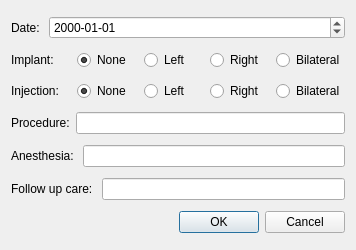
<?xml version="1.0" encoding="UTF-8"?>
<ui version="4.0">
 <class>SurgeryDialog</class>
 <widget class="QDialog" name="SurgeryDialog">
  <property name="geometry">
   <rect>
    <x>0</x>
    <y>0</y>
    <width>356</width>
    <height>250</height>
   </rect>
  </property>
  <property name="windowTitle">
   <string>Add Surgery</string>
  </property>
  <layout class="QVBoxLayout" name="verticalLayout">
   <item>
    <layout class="QHBoxLayout" name="dateHorizontalLayout">
     <item>
      <widget class="QLabel" name="dateLabel">
       <property name="text">
        <string>Date: </string>
       </property>
      </widget>
     </item>
     <item>
      <widget class="QDateEdit" name="dateEdit">
       <property name="sizePolicy">
        <sizepolicy hsizetype="Minimum" vsizetype="Fixed">
         <horstretch>1</horstretch>
         <verstretch>0</verstretch>
        </sizepolicy>
       </property>
       <property name="displayFormat">
        <string>yyyy-MM-dd</string>
       </property>
      </widget>
     </item>
    </layout>
   </item>
   <item>
    <layout class="QHBoxLayout" name="implantHorizontalLayout">
     <item>
      <widget class="QLabel" name="implantLabel">
       <property name="minimumSize">
        <size>
         <width>58</width>
         <height>0</height>
        </size>
       </property>
       <property name="text">
        <string>Implant: </string>
       </property>
      </widget>
     </item>
     <item>
      <widget class="QRadioButton" name="noneImplantRadioButton">
       <property name="text">
        <string>None</string>
       </property>
       <property name="checked">
        <bool>true</bool>
       </property>
       <attribute name="buttonGroup">
        <string notr="true">implantButtonGroup</string>
       </attribute>
      </widget>
     </item>
     <item>
      <widget class="QRadioButton" name="leftImplantRadioButton">
       <property name="text">
        <string>Left</string>
       </property>
       <attribute name="buttonGroup">
        <string notr="true">implantButtonGroup</string>
       </attribute>
      </widget>
     </item>
     <item>
      <widget class="QRadioButton" name="rightImplantRadioButton">
       <property name="text">
        <string>Right</string>
       </property>
       <attribute name="buttonGroup">
        <string notr="true">implantButtonGroup</string>
       </attribute>
      </widget>
     </item>
     <item>
      <widget class="QRadioButton" name="bilatImplantRadioButton">
       <property name="text">
        <string>Bilateral</string>
       </property>
       <attribute name="buttonGroup">
        <string notr="true">implantButtonGroup</string>
       </attribute>
      </widget>
     </item>
    </layout>
   </item>
   <item>
    <layout class="QHBoxLayout" name="injectionHorizontalLayout">
     <item>
      <widget class="QLabel" name="injectionLabel">
       <property name="sizePolicy">
        <sizepolicy hsizetype="Preferred" vsizetype="Preferred">
         <horstretch>0</horstretch>
         <verstretch>0</verstretch>
        </sizepolicy>
       </property>
       <property name="minimumSize">
        <size>
         <width>58</width>
         <height>0</height>
        </size>
       </property>
       <property name="text">
        <string>Injection: </string>
       </property>
      </widget>
     </item>
     <item>
      <widget class="QRadioButton" name="noneInjectionRadioButton">
       <property name="text">
        <string>None</string>
       </property>
       <property name="checked">
        <bool>true</bool>
       </property>
       <attribute name="buttonGroup">
        <string notr="true">injectionButtonGroup</string>
       </attribute>
      </widget>
     </item>
     <item>
      <widget class="QRadioButton" name="leftInjectionRadioButton">
       <property name="text">
        <string>Left</string>
       </property>
       <attribute name="buttonGroup">
        <string notr="true">injectionButtonGroup</string>
       </attribute>
      </widget>
     </item>
     <item>
      <widget class="QRadioButton" name="rightInjectionRadioButton">
       <property name="text">
        <string>Right</string>
       </property>
       <attribute name="buttonGroup">
        <string notr="true">injectionButtonGroup</string>
       </attribute>
      </widget>
     </item>
     <item>
      <widget class="QRadioButton" name="bilatInjectionRadioButton">
       <property name="text">
        <string>Bilateral</string>
       </property>
       <attribute name="buttonGroup">
        <string notr="true">injectionButtonGroup</string>
       </attribute>
      </widget>
     </item>
    </layout>
   </item>
   <item>
    <layout class="QHBoxLayout" name="procedureHorizontalLayout">
     <item>
      <widget class="QLabel" name="procedureLabel">
       <property name="text">
        <string>Procedure:</string>
       </property>
      </widget>
     </item>
     <item>
      <widget class="QLineEdit" name="procedureLineEdit"/>
     </item>
    </layout>
   </item>
   <item>
    <layout class="QHBoxLayout" name="anesthesiaHorizontalLayout">
     <item>
      <widget class="QLabel" name="anesthesiaLabel">
       <property name="text">
        <string>Anesthesia: </string>
       </property>
      </widget>
     </item>
     <item>
      <widget class="QLineEdit" name="anesthesiaLineEdit"/>
     </item>
    </layout>
   </item>
   <item>
    <layout class="QHBoxLayout" name="followUpHorizontalLayout">
     <item>
      <widget class="QLabel" name="followUpLabel">
       <property name="text">
        <string>Follow up care: </string>
       </property>
      </widget>
     </item>
     <item>
      <widget class="QLineEdit" name="followUpLineEdit"/>
     </item>
    </layout>
   </item>
   <item>
    <widget class="QDialogButtonBox" name="buttonBox">
     <property name="orientation">
      <enum>Qt::Horizontal</enum>
     </property>
     <property name="standardButtons">
      <set>QDialogButtonBox::Cancel|QDialogButtonBox::Ok</set>
     </property>
    </widget>
   </item>
  </layout>
 </widget>
 <resources/>
 <connections>
  <connection>
   <sender>buttonBox</sender>
   <signal>accepted()</signal>
   <receiver>SurgeryDialog</receiver>
   <slot>accept()</slot>
   <hints>
    <hint type="sourcelabel">
     <x>248</x>
     <y>254</y>
    </hint>
    <hint type="destinationlabel">
     <x>157</x>
     <y>274</y>
    </hint>
   </hints>
  </connection>
  <connection>
   <sender>buttonBox</sender>
   <signal>rejected()</signal>
   <receiver>SurgeryDialog</receiver>
   <slot>reject()</slot>
   <hints>
    <hint type="sourcelabel">
     <x>316</x>
     <y>260</y>
    </hint>
    <hint type="destinationlabel">
     <x>286</x>
     <y>274</y>
    </hint>
   </hints>
  </connection>
 </connections>
 <buttongroups>
  <buttongroup name="implantButtonGroup"/>
  <buttongroup name="injectionButtonGroup"/>
 </buttongroups>
</ui>
